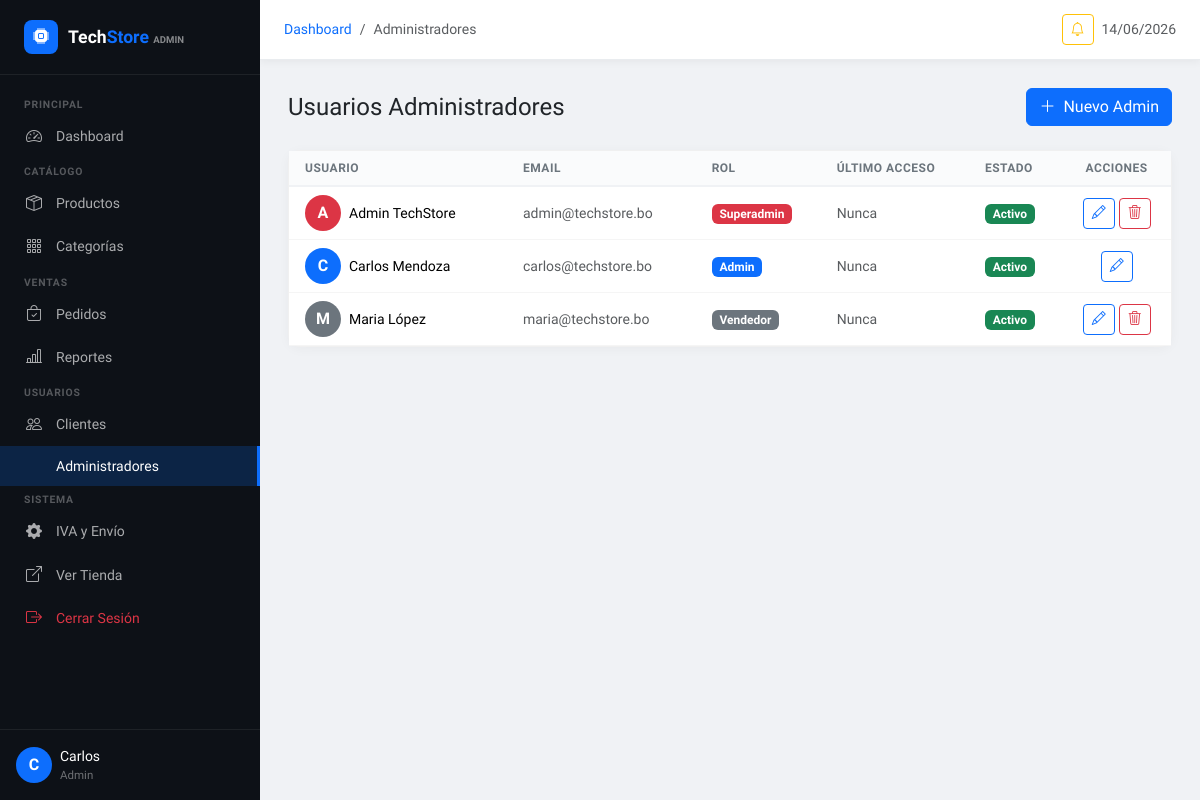
/admin/usuarios (signed in), run on the app's committed database.
### tables this page shows
CREATE TABLE IF NOT EXISTS usuarios (
  id INT UNSIGNED NOT NULL AUTO_INCREMENT,
  nombre VARCHAR(100) NOT NULL,
  apellido VARCHAR(100) NOT NULL,
  email VARCHAR(150) NOT NULL UNIQUE,
  password VARCHAR(255) NOT NULL,
  rol ENUM('superadmin','admin','vendedor') NOT NULL DEFAULT 'vendedor',
  activo TINYINT(1) NOT NULL DEFAULT 1,
  avatar VARCHAR(255) DEFAULT NULL,
  ultimo_acceso DATETIME DEFAULT NULL,
  token_reset VARCHAR(100) DEFAULT NULL,
  token_expira DATETIME DEFAULT NULL,
  created_at TIMESTAMP DEFAULT CURRENT_TIMESTAMP,
  updated_at TIMESTAMP DEFAULT CURRENT_TIMESTAMP ON UPDATE CURRENT_TIMESTAMP,
  PRIMARY KEY (id),
  INDEX idx_email (email),
  INDEX idx_rol (rol)
);

### admin/controllers/AdminAuthController.php (called while the page is built, shortened)
<?php
class AdminUsuarioController {
    private UsuarioModel $model;
    public function __construct() {
        $this->model = new UsuarioModel();
    }
    public function index(): void {
        $usuarios = $this->model->obtenerTodos();
        require BASE_PATH . '/admin/views/users/index.php';
    }
}

### config/Database.php (called while the page is built, shortened)
<?php
class Database {
    private static ?Database $instance = null;
    private ?PDO $connection = null;
    public static function getInstance(): Database {
        if (self::$instance === null) {
            self::$instance = new self();
        }
        return self::$instance;
    }
    private function connect(): void {
        $dsn = sprintf(
            'mysql:host=%s;port=%s;dbname=%s;charset=%s',
            DB_HOST,
            DB_PORT,
            DB_NAME,
            DB_CHARSET
        );
        $options = [
            PDO::ATTR_ERRMODE            => PDO::ERRMODE_EXCEPTION,
            PDO::ATTR_DEFAULT_FETCH_MODE => PDO::FETCH_ASSOC,
            PDO::ATTR_EMULATE_PREPARES   => false,
            PDO::ATTR_PERSISTENT         => false,
            PDO::MYSQL_ATTR_INIT_COMMAND => "SET NAMES utf8mb4 COLLATE utf8mb4_unicode_ci",
        ];
        try {
            $this->connection = new PDO($dsn, DB_USER, DB_PASS, $options);
        } catch (PDOException $e) {
            if (ENTORNO === 'desarrollo') {
                die('<div style="background:#ff4444;color:#fff;padding:20px;font-family:monospace;">
                    <h3>Error de conexión a la Base de Datos</h3>
                    <p>' . htmlspecialchars($e->getMessage()) . '</p>
                    <p>Verifique la configuración en config/config.php</p>
                </div>');
            } else {
                error_log('DB Connection Error: ' . $e->getMessage());
                die('Error interno del servidor. Por favor intente más tarde.');
            }
        }
    }
    public function query(string $sql, array $params = []): array {
        try {
            $stmt = $this->connection->prepare($sql);
            $stmt->execute($params);
            return $stmt->fetchAll();
        } catch (PDOException $e) {
            $this->handleError($e, $sql);
            return [];
        }
    }
}

### models/Models.php (called while the page is built, shortened)
<?php
require_once BASE_PATH . '/config/Database.php';
class UsuarioModel {
    private Database $db;
    public function __construct() {
        $this->db = Database::getInstance();
    }
    public function obtenerTodos(): array {
        return $this->db->query("SELECT id, nombre, apellido, email, rol, activo, ultimo_acceso, created_at FROM usuarios ORDER BY nombre");
    }
}

### admin/AdminHelpers.php (called while the page is built, shortened)
<?php
function e(mixed $v): string {
    return htmlspecialchars((string)($v ?? ''), ENT_QUOTES, 'UTF-8');
}

### admin/views/users/index.php (the view, shortened to what this page needs)
<?php
require BASE_PATH . '/admin/views/partials/header.php';
?>
<div class="d-flex justify-content-between align-items-center mb-4">
    <h1 class="h4 fw-800 mb-0">Usuarios Administradores</h1>
    <a href="<?= BASE_URL ?>/admin/usuarios/crear" class="btn btn-primary"><i class="bi bi-plus-lg me-2"></i>Nuevo Admin</a>
</div>
<div class="admin-card">
    <div class="card-body p-0">
        <table class="table admin-table mb-0">
            <thead>
                <tr>
                    <th class="ps-3">Usuario</th>
                    <th>Email</th>
                    <th>Rol</th>
                    <th>Último acceso</th>
                    <th>Estado</th>
                    <th class="text-center">Acciones</th>
                </tr>
            </thead>
            <tbody>
            <?php foreach ($usuarios as $u): ?>
            <tr>
                <td class="ps-3">
                    <div class="d-flex align-items-center gap-2">
                        <div style="width:36px;height:36px;background:<?= $u['rol'] === 'superadmin' ? '#dc3545' : ($u['rol'] === 'admin' ? '#0d6efd' : '#6c757d') ?>;border-radius:50%;display:flex;align-items:center;justify-content:center;color:white;font-weight:700;flex-shrink:0;">
                            <?= strtoupper(substr($u['nombre'], 0, 1)) ?>
                        </div>
                        <span class="fw-600 small"><?= e($u['nombre'] . ' ' . $u['apellido']) ?></span>
                    </div>
                </td>
                <td class="small text-muted"><?= e($u['email']) ?></td>
                <td>
                    <span class="badge <?= $u['rol'] === 'superadmin' ? 'bg-danger' : ($u['rol'] === 'admin' ? 'bg-primary' : 'bg-secondary') ?>">
                        <?= ucfirst($u['rol']) ?>
                    </span>
                </td>
                <td class="small text-muted"><?= $u['ultimo_acceso'] ? date('d/m/Y H:i', strtotime($u['ultimo_acceso'])) : 'Nunca' ?></td>
                <td><span class="badge <?= $u['activo'] ? 'bg-success' : 'bg-secondary' ?>"><?= $u['activo'] ? 'Activo' : 'Inactivo' ?></span></td>
                <td class="text-center">
                    <div class="d-flex gap-1 justify-content-center">
                        <a href="<?= BASE_URL ?>/admin/usuarios/editar/<?= $u['id'] ?>" class="btn btn-sm btn-outline-primary"><i class="bi bi-pencil"></i></a>
                        <?php if ($u['id'] !== (int)$_SESSION['admin_id']): ?>
                        <a href="<?= BASE_URL ?>/admin/usuarios/eliminar/<?= $u['id'] ?>"
                           class="btn btn-sm btn-outline-danger"
                           data-confirm="¿Eliminar al usuario <?= e($u['nombre']) ?>?">
                            <i class="bi bi-trash3"></i>
                        </a>
                        <?php endif; ?>
                    </div>
                </td>
            </tr>
            <?php endforeach; ?>
            </tbody>
        </table>
    </div>
</div>
<?php require BASE_PATH . '/admin/views/partials/footer.php'; ?>

### admin/views/partials/header.php (style rules this page uses)
:root { --admin-sidebar: 260px; --admin-nav: 60px; --primary:#0D6EFD; --dark:#212529; }
body { font-family:'Sora',sans-serif; background:#f0f2f5; }
.admin-card { background:white;border-radius:12px; border:1px solid rgba(0,0,0,.06); box-shadow:0 2px 12px rgba(0,0,0,.04); }
.admin-card .card-body { padding:1.5rem; }
.admin-table th { font-size:.75rem;text-transform:uppercase;letter-spacing:.5px; color:#6c757d;font-weight:700;background:#fafbfc; border-bottom:2px solid #f0f2f5; }
.admin-table td { vertical-align:middle;border-color:#f5f5f5; }

### data on the page
usuarios: nombre "A", nombre+apellido "Admin TechStore", email "admin@techstore.bo", rol "Superadmin", shows "Nunca", activo "Activo"
usuarios: nombre "C", nombre+apellido "Carlos Mendoza", email "carlos@techstore.bo", rol "Admin", shows "Nunca", activo "Activo"
usuarios: nombre "M", nombre+apellido "Maria López", email "maria@techstore.bo", rol "Vendedor", shows "Nunca", activo "Activo"

### other printed values
substr($_SESSION['admin_nombre'] ?? 'A', 0, 1) "C"
$_SESSION['admin_nombre'] "Carlos"
$_SESSION['admin_rol'] "Admin"
$b['label'] "Administradores"
